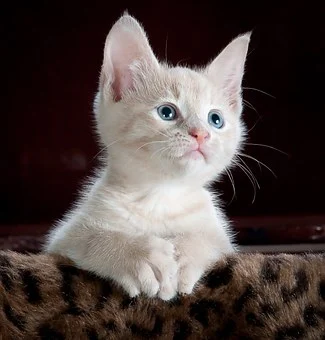
#> input picture photos/cat1.jpg, 325 x 340 px
$ python basic.py
#> lines starting #> are read from the running program, lines starting #| are printed output that depends on the picture; after the words box and inside, x2 and y2 are one past the last pixel; in counts of white or black regions, pixels touching at a corner belong together
import cv2 as cv

img = cv.imread('photos/cat1.jpg')
#> img is the input picture: shape (340, 325, 3); mean B, G, R 64.3, 67, 78.6
cv.imshow('CAT', img)

# converting to gray scale
gray = cv.cvtColor(img, cv.COLOR_BGR2GRAY)
#cv.imshow('GRAY', gray)

# Blur img
blur = cv.GaussianBlur(img, (5,5), 0)
# cv.imshow('Blur Cat', blur)

blur7 = cv.GaussianBlur(img, (7,7), 0)
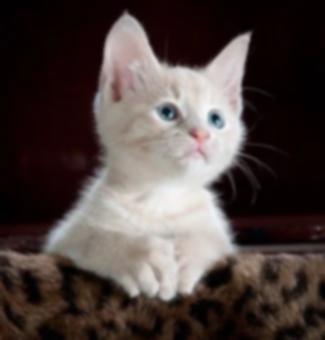
#> blur7: shape (340, 325, 3); mean B, G, R 64.3, 67, 78.6
# cv.imshow('Blur Cat 7', blur7)

# edge cascade
# https://opencv-python-tutroals.readthedocs.io/en/latest/py_tutorials/py_imgproc/py_canny/py_canny.html

canny = cv.Canny(img, 100, 175)
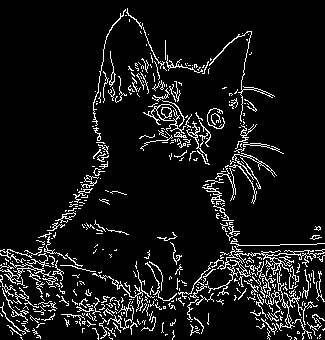
#> canny: shape (340, 325); 8.4% white in thin lines or dots
cannyBlur = cv.Canny(blur, 100, 175)
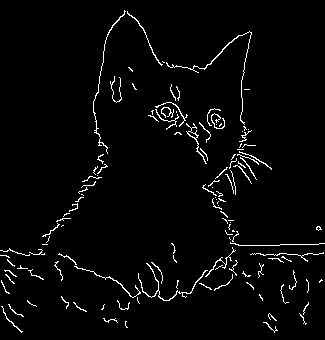
#> cannyBlur: shape (340, 325); 3% white in thin lines or dots

# cv.imshow('Canny', canny)
# cv.imshow('Canny Blur', cannyBlur)

# Dilating the image
dilated = cv.dilate(canny, (3,3), iterations=1)
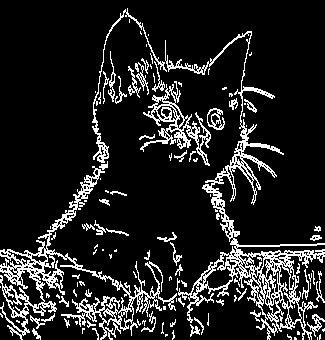
#> dilated: shape (340, 325); 13.6% white in thin lines or dots
#cv.imshow('Dilate', dilated)

erode = cv.erode(canny, (3,3), iterations=1)
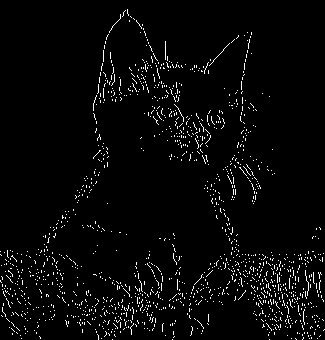
#> erode: shape (340, 325); 3.3% white in thin lines or dots
#cv.imshow('Dilate', erode)

# cropping
cropped = img[50:200, 200:400]
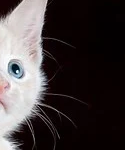
#> cropped: shape (150, 125, 3); mean B, G, R 61.2, 60.6, 67.8
#cv.imshow('Dilate', cropped)

cv.waitKey(0)

$ run again, with photos/cat4k.jpeg copied over photos/cat1.jpg
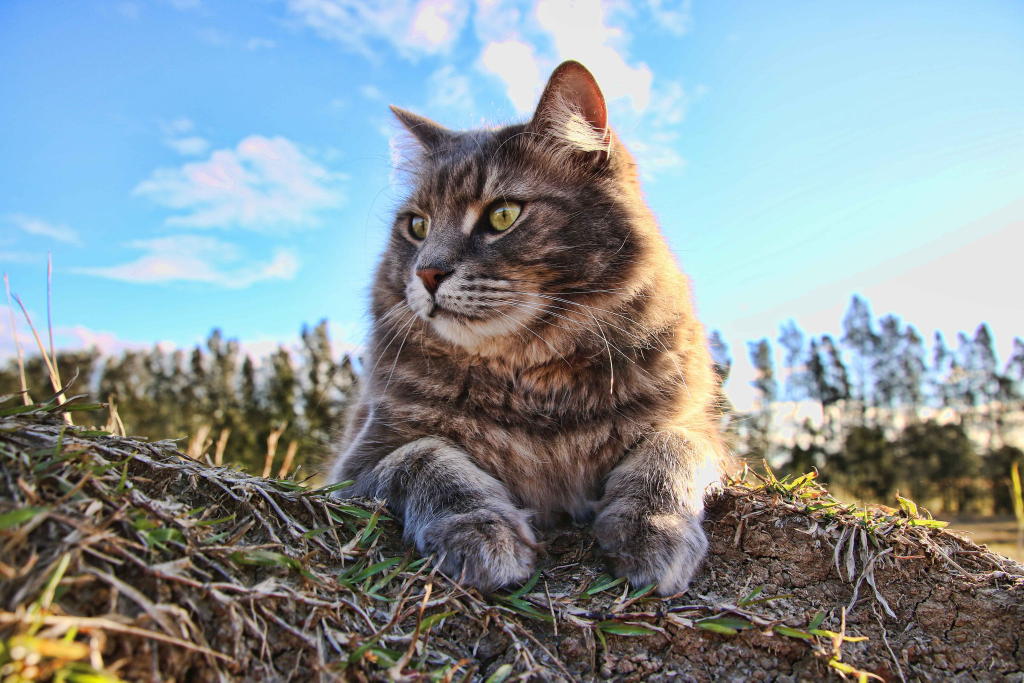
#> input picture photos/cat4k.jpeg, 2048 x 1365 px (shown at 1/2 size)
#> img is the input picture: shape (1365, 2048, 3); mean B, G, R 153.6, 149.2, 136.7
#> `canny = cv.Canny(img, 100, 175)`:
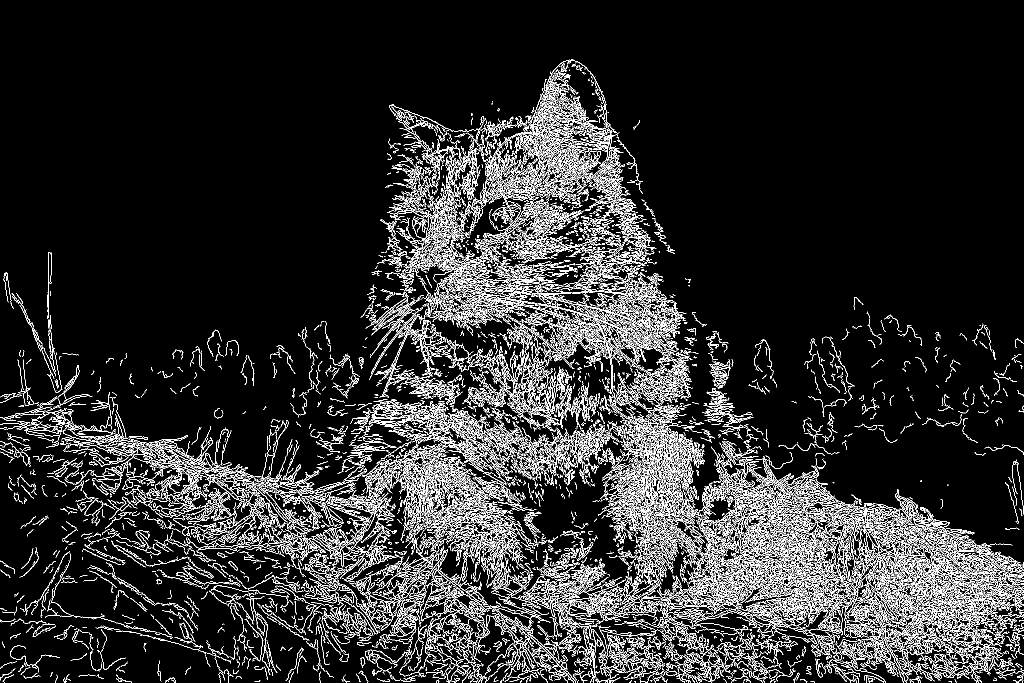
#> canny: shape (1365, 2048) (shown at 1/2 size); 10.7% white in thin lines or dots
#> cannyBlur: shape (1365, 2048); 5.4% white in thin lines or dots
#> dilated: shape (1365, 2048); 17.5% white in thin lines or dots
#> erode: shape (1365, 2048); 3.8% white in thin lines or dots
#> `cropped = img[50:200, 200:400]`:
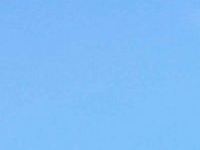
#> cropped: shape (150, 200, 3); mean B, G, R 248.3, 189.6, 127.8
